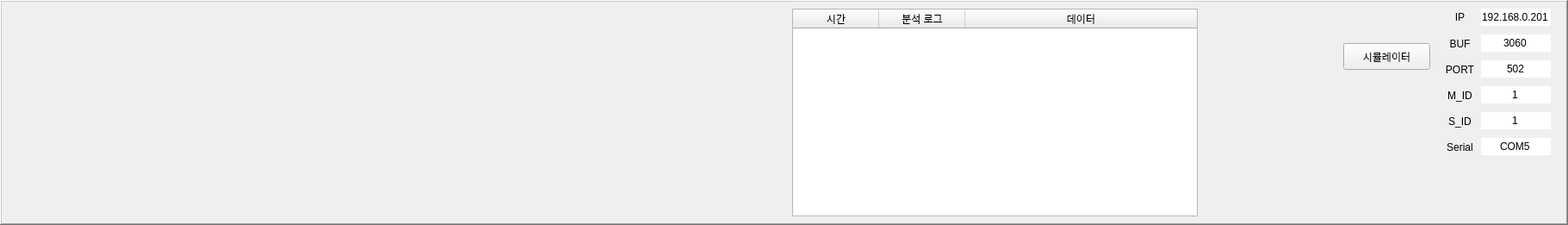
   <widget class="QFrame" name="Frame_2">
    <property name="geometry">
     <rect>
      <x>10</x>
      <y>10</y>
      <width>1821</width>
      <height>261</height>
     </rect>
    </property>
    <property name="styleSheet">
     <string notr="true">border-color:(rgb(255, 0, 0))</string>
    </property>
    <property name="frameShape">
     <enum>QFrame::WinPanel</enum>
    </property>
    <property name="frameShadow">
     <enum>QFrame::Raised</enum>
    </property>
    <widget class="QLabel" name="label_15">
     <property name="geometry">
      <rect>
       <x>1670</x>
       <y>40</y>
       <width>51</width>
       <height>21</height>
      </rect>
     </property>
     <property name="styleSheet">
      <string notr="true">background-color:None;
border: None;</string>
     </property>
     <property name="text">
      <string>BUF</string>
     </property>
     <property name="alignment">
      <set>Qt::AlignCenter</set>
     </property>
    </widget>
    <widget class="QLabel" name="label_16">
     <property name="geometry">
      <rect>
       <x>1670</x>
       <y>100</y>
       <width>51</width>
       <height>21</height>
      </rect>
     </property>
     <property name="styleSheet">
      <string notr="true">background-color:None;
border: None;</string>
     </property>
     <property name="text">
      <string>M_ID</string>
     </property>
     <property name="alignment">
      <set>Qt::AlignCenter</set>
     </property>
    </widget>
    <widget class="QLineEdit" name="server_port">
     <property name="geometry">
      <rect>
       <x>1720</x>
       <y>70</y>
       <width>81</width>
       <height>20</height>
      </rect>
     </property>
     <property name="styleSheet">
      <string notr="true">background-color:None;
border: None;</string>
     </property>
     <property name="text">
      <string>502</string>
     </property>
     <property name="alignment">
      <set>Qt::AlignCenter</set>
     </property>
    </widget>
    <widget class="QLineEdit" name="server_buf">
     <property name="geometry">
      <rect>
       <x>1720</x>
       <y>40</y>
       <width>81</width>
       <height>20</height>
      </rect>
     </property>
     <property name="styleSheet">
      <string notr="true">background-color:None;
border: None;</string>
     </property>
     <property name="text">
      <string>3060</string>
     </property>
     <property name="alignment">
      <set>Qt::AlignCenter</set>
     </property>
    </widget>
    <widget class="QLineEdit" name="server_msg_id">
     <property name="geometry">
      <rect>
       <x>1720</x>
       <y>100</y>
       <width>81</width>
       <height>20</height>
      </rect>
     </property>
     <property name="styleSheet">
      <string notr="true">background-color:None;
border: None;</string>
     </property>
     <property name="text">
      <string>1</string>
     </property>
     <property name="alignment">
      <set>Qt::AlignCenter</set>
     </property>
    </widget>
    <widget class="QLabel" name="label_14">
     <property name="geometry">
      <rect>
       <x>1670</x>
       <y>70</y>
       <width>51</width>
       <height>21</height>
      </rect>
     </property>
     <property name="styleSheet">
      <string notr="true">background-color:None;
border: None;</string>
     </property>
     <property name="text">
      <string>PORT</string>
     </property>
     <property name="alignment">
      <set>Qt::AlignCenter</set>
     </property>
    </widget>
    <widget class="QLabel" name="label_13">
     <property name="geometry">
      <rect>
       <x>1670</x>
       <y>10</y>
       <width>51</width>
       <height>20</height>
      </rect>
     </property>
     <property name="styleSheet">
      <string notr="true">background-color:None;
border: None;</string>
     </property>
     <property name="text">
      <string>IP</string>
     </property>
     <property name="alignment">
      <set>Qt::AlignCenter</set>
     </property>
    </widget>
    <widget class="QLineEdit" name="server_slave_id">
     <property name="geometry">
      <rect>
       <x>1720</x>
       <y>130</y>
       <width>81</width>
       <height>20</height>
      </rect>
     </property>
     <property name="styleSheet">
      <string notr="true">background-color:None;
border: None;</string>
     </property>
     <property name="text">
      <string>1</string>
     </property>
     <property name="alignment">
      <set>Qt::AlignCenter</set>
     </property>
    </widget>
    <widget class="QLineEdit" name="server_ip">
     <property name="geometry">
      <rect>
       <x>1720</x>
       <y>10</y>
       <width>81</width>
       <height>20</height>
      </rect>
     </property>
     <property name="styleSheet">
      <string notr="true">background-color:None;
border: None;</string>
     </property>
     <property name="text">
      <string>192.168.0.201</string>
     </property>
     <property name="alignment">
      <set>Qt::AlignCenter</set>
     </property>
    </widget>
    <widget class="QLabel" name="label_17">
     <property name="geometry">
      <rect>
       <x>1670</x>
       <y>130</y>
       <width>51</width>
       <height>21</height>
      </rect>
     </property>
     <property name="styleSheet">
      <string notr="true">background-color:None;
border: None;</string>
     </property>
     <property name="text">
      <string>S_ID</string>
     </property>
     <property name="alignment">
      <set>Qt::AlignCenter</set>
     </property>
    </widget>
    <widget class="QTableWidget" name="data_tablewidget">
     <property name="geometry">
      <rect>
       <x>920</x>
       <y>10</y>
       <width>471</width>
       <height>241</height>
      </rect>
     </property>
     <property name="verticalScrollBarPolicy">
      <enum>Qt::ScrollBarAlwaysOff</enum>
     </property>
     <property name="dragDropOverwriteMode">
      <bool>false</bool>
     </property>
     <property name="showGrid">
      <bool>false</bool>
     </property>
     <property name="wordWrap">
      <bool>false</bool>
     </property>
     <property name="cornerButtonEnabled">
      <bool>false</bool>
     </property>
     <attribute name="horizontalHeaderCascadingSectionResizes">
      <bool>true</bool>
     </attribute>
     <attribute name="horizontalHeaderStretchLastSection">
      <bool>true</bool>
     </attribute>
     <attribute name="verticalHeaderVisible">
      <bool>false</bool>
     </attribute>
     <attribute name="verticalHeaderDefaultSectionSize">
      <number>23</number>
     </attribute>
     <column>
      <property name="text">
       <string>시간</string>
      </property>
     </column>
     <column>
      <property name="text">
       <string>분석 로그</string>
      </property>
     </column>
     <column>
      <property name="text">
       <string>데이터</string>
      </property>
     </column>
    </widget>
    <widget class="QLabel" name="label_18">
     <property name="geometry">
      <rect>
       <x>1670</x>
       <y>160</y>
       <width>51</width>
       <height>21</height>
      </rect>
     </property>
     <property name="styleSheet">
      <string notr="true">background-color:None;
border: None;</string>
     </property>
     <property name="text">
      <string>Serial</string>
     </property>
     <property name="alignment">
      <set>Qt::AlignCenter</set>
     </property>
    </widget>
    <widget class="QLineEdit" name="serial_port">
     <property name="geometry">
      <rect>
       <x>1720</x>
       <y>160</y>
       <width>81</width>
       <height>20</height>
      </rect>
     </property>
     <property name="styleSheet">
      <string notr="true">background-color:None;
border: None;</string>
     </property>
     <property name="text">
      <string>COM5</string>
     </property>
     <property name="alignment">
      <set>Qt::AlignCenter</set>
     </property>
    </widget>
    <widget class="QPushButton" name="simulation_btn">
     <property name="geometry">
      <rect>
       <x>1560</x>
       <y>50</y>
       <width>101</width>
       <height>31</height>
      </rect>
     </property>
     <property name="text">
      <string>시뮬레이터</string>
     </property>
    </widget>
   </widget>
